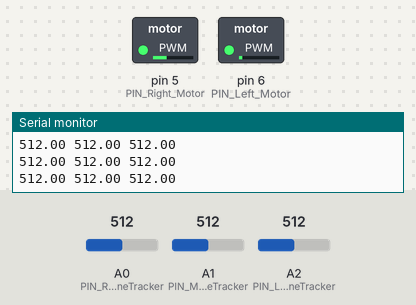
Bench run of a sketch on a simulated Arduino Uno, built with avr-gcc and run on an emulated ATmega328P. Parts: switched loads named in the sketch (green lamp = pin HIGH), the last lines printed to the serial monitor. Inputs (shaded band) come from the test bench; at power-on: A2 (PIN_Left_LineTracker) = 512, A0 (PIN_Right_LineTracker) = 512, A1 (PIN_Middle_LineTracker) = 512.

Above: at 1.2 s.
1.3 s: A2 (PIN_Left_LineTracker) set to 54
2.8 s: A2 (PIN_Left_LineTracker) set to 48
At 3.4 s:
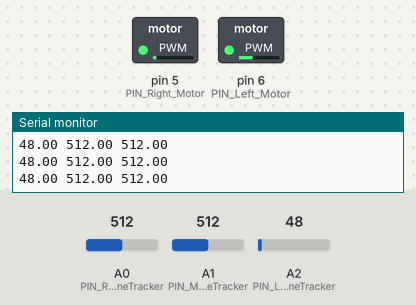
4.3 s: A0 (PIN_Right_LineTracker) set to 0
At 4.7 s:
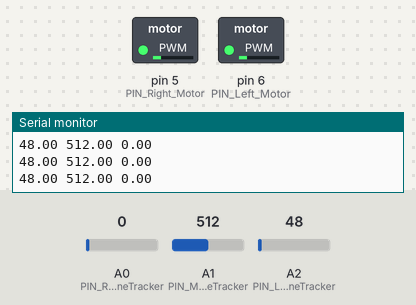
5.8 s: A2 (PIN_Left_LineTracker) set to 122
At 6.4 s:
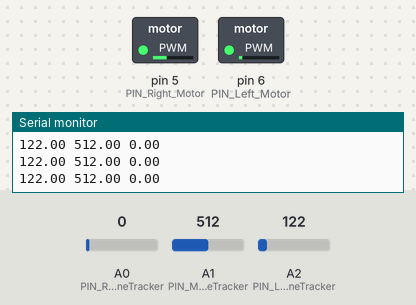
7.3 s: A1 (PIN_Middle_LineTracker) set to 985
8.8 s: A1 (PIN_Middle_LineTracker) set to 1012
Timing chart, 0 to 11.8 s (numbered marks = the images above; inputs shaded):
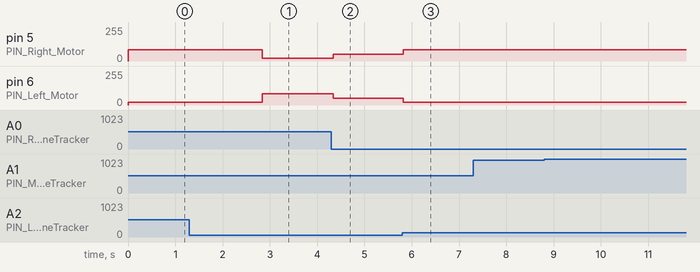

Measured:
- the behaviour switches between 51 and 50 on A2 (PIN_Left_LineTracker) (found by bisection; images 0 and 1)
- after the input at 2.8 s, pin 5 (PIN_Right_Motor): 85/255 → 20/255 at once; pin 6 (PIN_Left_Motor): 20/255 → 85/255 at once
- after the input at 4.3 s, pin 5 (PIN_Right_Motor): 20/255 → 50/255 at once; pin 6 (PIN_Left_Motor): 85/255 → 50/255 at once
- after the input at 5.8 s, pin 5 (PIN_Right_Motor): 50/255 → 85/255 at once; pin 6 (PIN_Left_Motor): 50/255 → 20/255 at once

The sketch:

Line_Track_Test_V1.ino
```cpp
////////////////////////////Pin Assignments//////////////////////////////////////

#define PIN_Right_LineTracker   A0
#define PIN_Middle_LineTracker  A1
#define PIN_Left_LineTracker    A2

#define PIN_MPU6050_SDA         A4
#define PIN_MPU6050_SCL         A5

#define PIN_Mode_Switch         2

#define PIN_Motor_Standby       3

#define PIN_LED_Data            4

#define PIN_Right_Motor         5
#define PIN_Left_Motor          6
#define PIN_Motor_R_IN1         7
#define PIN_Motor_L_IN1         8

#define PIN_IR_Receiver         9

#define PIN_Servo1              10
#define PIN_Servo2              11

#define PIN_Ultrasonic_Echo     12
#define PIN_Ultrasonic_Trigger  13

///////////////////////////////Variables/////////////////////////////////////////
float avgLeftLine, avgMiddleLine, avgRightLine;
float variance = 10.0;
float leftCurrent, middleCurrent, rightCurrent;
int dark = 50;

#include "motors.h"
#include "line_calibrate.h"

void setup() {
  // put your setup code here, to run once:
  Serial.begin(9600);

  pinMode(PIN_Right_LineTracker, INPUT);
  pinMode(PIN_Middle_LineTracker, INPUT);
  pinMode(PIN_Left_LineTracker, INPUT);

  // calibrate();
}

void loop() {
  drive("STOP", 0, 0);
  delayMicroseconds(10);
  leftCurrent = analogRead(PIN_Left_LineTracker);
  rightCurrent = analogRead(PIN_Right_LineTracker);
  middleCurrent = analogRead(PIN_Middle_LineTracker);

  digitalWrite(PIN_Motor_Standby, HIGH);

  //Serial.println("Left: " + String(leftCurrent) + " Middle: " + String(middleCurrent) + " Right: " + String(rightCurrent));
  Serial.print(leftCurrent);
  Serial.print(" ");
  Serial.print(middleCurrent);
  Serial.print(" ");
  Serial.println(rightCurrent);

  // if (leftCurrent > (avgLeftLine + variance) || leftCurrent < (avgLeftLine - variance)) { // Left tracker detected black tape
  //   // Serial.println("Left line tracker detected tape. Turning left.");
  //   drive("DIFFERENTIAL LEFT", 35, 0);
  // }
  // else if (rightCurrent > (avgRightLine + variance) || rightCurrent < (avgRightLine - variance)) {
  //   // Serial.println("Right line tracker detected tape. Turning right.");
  //   drive("DIFFERENTIAL RIGHT", 0, 35);
  // }
  // else {
  //   // Serial.println("No tape detected by left or right tracker. Driving straight.");
  //   drive("FORWARD", 35, 35);
  // }

  if (leftCurrent > dark) { // Left tracker detected black tape
    // Serial.println("Left line tracker detected tape. Turning left.");
    drive("DIFFERENTIAL LEFT", 35, 0);
  }
  else if (rightCurrent > dark) {
    // Serial.println("Right line tracker detected tape. Turning right.");
    drive("DIFFERENTIAL RIGHT", 0, 35);
  }
  else {
    // Serial.println("No tape detected by left or right tracker. Driving straight.");
    drive("FORWARD", 50, 50);
  }
}
```

line_calibrate.h
```cpp
void calibrate() {
  float leftReadings[10];
  float middleReadings[10];
  float rightReadings[10];

  for (int i = 0; i < 10; i++) {  // Read 10 values from each line sensor
    leftReadings[i] = analogRead(PIN_Left_LineTracker);
    middleReadings[i] = analogRead(PIN_Middle_LineTracker);
    rightReadings[i] = analogRead(PIN_Right_LineTracker);

    delay(200);
  }

  float leftSum, middleSum, rightSum;

  for (int i = 0; i < 10; i++) {  // sum the line sensor values previously collected
    leftSum += leftReadings[i];
    middleSum += middleReadings[i];
    rightSum += rightReadings[i];
  }

  avgLeftLine = leftSum / 10.0;       // Should be the floor colour
  avgMiddleLine = middleSum / 10.0;   // Should be black tape
  avgRightLine = rightSum / 10.0;     // Should be the floor colour
}
```

motors.h
```cpp
/* Drive Modes
 *
 * For non-required parameters, just input an arbitrary value
 *
 * FORWARD:
 *  - The robot will drive straight forward at a given speed, for a given distance
 *  - Required parameters: "direction", "speedL", "distance"
 *  - "speedR" is not required, as it will be set to the same value as "speedL"
 *
 * PAN LEFT:
 *  - The robot will rotate left on the spot
 *  - Required parameters: "direction", "speedL", "distance"
 *  - "speedR" is not required as it will be set to the same value as "speedL"
 *
 * PAN RIGHT:
 *  - The robot will rotate right on the spot
 *  - Required parameters: "direction", "speedL", "distance"
 *  - "speedR" is not required as it will be set to the same value as "speedL"
 *
 * DIFFERENTIAL LEFT:
 *  - The robot will drive forward with a slight left turn
 *  - Required parameters: "direction", "speedL", "distance"
 *  - "speedR" is not required as it will be calculated based on the differential speed value and "speedL"
 *
 * STOP:
 *  - The robot will not move
 *  - Required parameters: NONE
 */

void drive(String direction, int speedL, int speedR){
  if (direction.equals("FORWARD")){
    speedR = speedL;

    digitalWrite(PIN_Motor_Standby, HIGH);    // Enables the motor driver

    digitalWrite(PIN_Motor_L_IN1, HIGH);      // HIGH for IN1 indicates forward wheel rotation, LOW indicates reverse wheel rotation
    digitalWrite(PIN_Motor_R_IN1, HIGH);      // HIGH for IN1 indicates forward wheel rotation, LOW indicates reverse wheel rotation

    analogWrite(PIN_Left_Motor, speedL);       // Runs the left motors at [speed] which is a PWM value from 0-255
    analogWrite(PIN_Right_Motor, speedR);      // Runs the right motors at [speed] which is a PWM value from 0-255
  }

  else if (direction.equals("PAN LEFT")){
    speedR = speedL;

    digitalWrite(PIN_Motor_Standby, HIGH);

    digitalWrite(PIN_Motor_L_IN1, LOW);
    digitalWrite(PIN_Motor_R_IN1, HIGH);

    analogWrite(PIN_Left_Motor, speedL);
    analogWrite(PIN_Right_Motor, speedR);
  }

  else if (direction.equals("PAN RIGHT")){
    speedR = speedL;

    digitalWrite(PIN_Motor_Standby, HIGH);

    digitalWrite(PIN_Motor_L_IN1, HIGH);
    digitalWrite(PIN_Motor_R_IN1, LOW);

    analogWrite(PIN_Left_Motor, speedL);
    analogWrite(PIN_Right_Motor, speedR);
  }

  else if (direction.equals("DIFFERENTIAL LEFT")){
    speedR = speedL + 50;
    speedL -= 15;

    digitalWrite(PIN_Motor_Standby, HIGH);

    digitalWrite(PIN_Motor_L_IN1, LOW);
    digitalWrite(PIN_Motor_R_IN1, HIGH);

    analogWrite(PIN_Left_Motor, speedL);
    analogWrite(PIN_Right_Motor, speedR);
  }

  else if (direction.equals("DIFFERENTIAL RIGHT")){
    speedL = speedR + 50;
    speedR -= 15;

    digitalWrite(PIN_Motor_Standby, HIGH);

    digitalWrite(PIN_Motor_L_IN1, HIGH);
    digitalWrite(PIN_Motor_R_IN1, LOW);

    analogWrite(PIN_Left_Motor, speedL);
    analogWrite(PIN_Right_Motor, speedR);
  }

  else if (direction.equals("STOP")){
    digitalWrite(PIN_Motor_Standby, LOW);     // Disables the motor driver
    speedL = 0;
    speedR = 0;
  }
}
```
